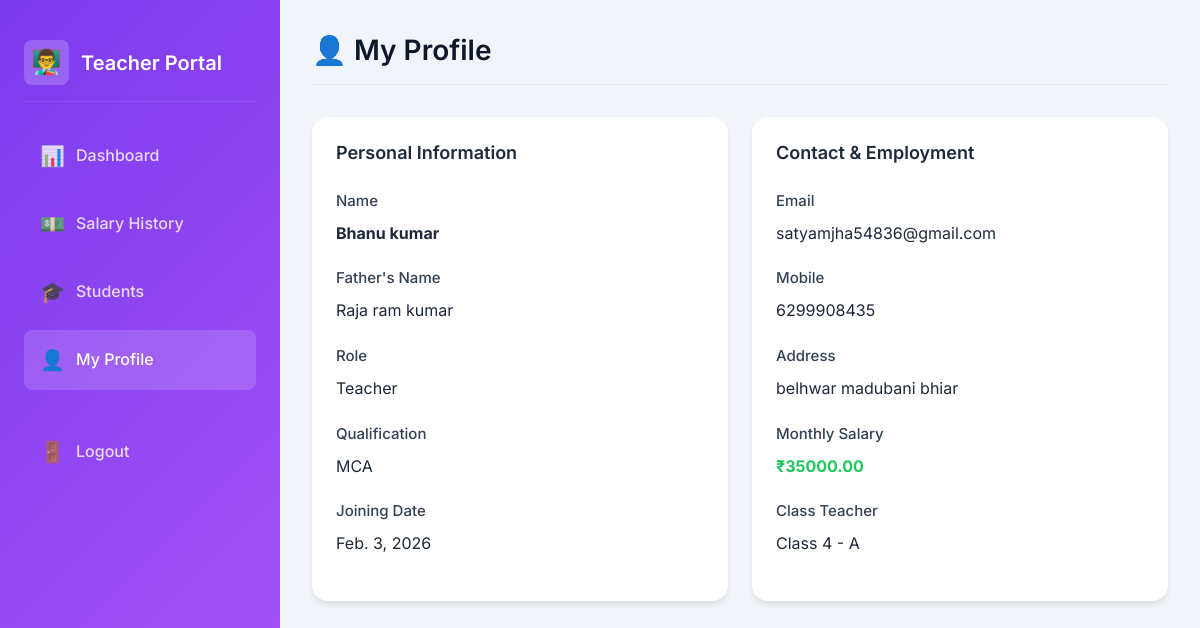
The app's page /teacher/profile/ (signed in) with its own data.
### core/models.py (models this page shows, shortened)
class Teacher(models.Model):
    name = models.CharField(max_length=100)
    father_name = models.CharField(max_length=100, blank=True)
    address = models.TextField(blank=True)
    email = models.EmailField(unique=True)
    mobile = models.CharField(max_length=15)
    aadhar_no = models.CharField(max_length=12, blank=True)
    qualification = models.CharField(max_length=100, blank=True)
    role = models.CharField(max_length=50, default='Teacher')
    joining_date = models.DateField()
    subjects = models.ManyToManyField(Subject, blank=True)
    class_section = models.ForeignKey(SchoolClass, on_delete=models.SET_NULL, null=True, blank=True)
    password = models.CharField(max_length=128)
    monthly_salary = models.DecimalField(max_digits=10, decimal_places=2, default=0)
    photo = models.BinaryField(blank=True, null=True)
    is_active = models.BooleanField(default=True)
    created_at = models.DateTimeField(auto_now_add=True)

class SchoolClass(models.Model):
    class_name = models.CharField(max_length=50)
    section = models.CharField(max_length=10)
    strength = models.IntegerField(default=0)
    class Meta:
        verbose_name = "Class"
        verbose_name_plural = "Classes"
        unique_together = ['class_name', 'section']
    def __str__(self):
        return f"{self.class_name} - {self.section}"

### core/views.py (the view)
# urls.py: path('teacher/profile/', views.teacher_profile, name='teacher_profile'),
def teacher_profile(request):
    if request.session.get('user_type') != 'teacher':
        return redirect('teacher_login')
    teacher_id = request.session.get('teacher_id')
    teacher = get_object_or_404(Teacher, pk=teacher_id)
    return render(request, 'teacher/profile.html', {'teacher': teacher})

### templates/teacher/profile.html (shortened to what this page needs)
{% extends 'base.html' %}
{% block body %}
<div class="dashboard-layout">
    <aside class="sidebar" style="background: linear-gradient(135deg, #7c3aed 0%, #a855f7 100%);">
        <div class="sidebar-brand">
            <div class="brand-icon">👨‍🏫</div>
            <div>
                <h2>Teacher Portal</h2>
            </div>
        </div>
        <nav>
            <ul class="sidebar-nav">
                <li class="nav-item"><a href="{% url 'teacher_dashboard' %}" class="nav-link"><span
                            class="icon">📊</span> Dashboard</a></li>
                <li class="nav-item"><a href="{% url 'teacher_salary_history' %}" class="nav-link"><span
                            class="icon">💵</span> Salary History</a></li>
                <li class="nav-item"><a href="{% url 'teacher_students' %}" class="nav-link"><span
                            class="icon">🎓</span> Students</a></li>
                <li class="nav-item"><a href="{% url 'teacher_profile' %}" class="nav-link active"><span
                            class="icon">👤</span> My Profile</a></li>
                <li class="nav-item" style="margin-top: 2rem;"><a href="{% url 'logout' %}" class="nav-link"><span
                            class="icon">🚪</span> Logout</a></li>
            </ul>
        </nav>
    </aside>
    <main class="main-content">
        <div class="top-header">
            <h1 class="page-title">👤 My Profile</h1>
        </div>
        <div class="grid-2">
            <div class="card">
                <h3 class="card-title mb-3">Personal Information</h3>
                <div class="form-group"><label class="form-label">Name</label>
                    <p><strong>{{ teacher.name }}</strong></p>
                </div>
                <div class="form-group"><label class="form-label">Father's Name</label>
                    <p>{{ teacher.father_name|default:"-" }}</p>
                </div>
                <div class="form-group"><label class="form-label">Role</label>
                    <p>{{ teacher.role }}</p>
                </div>
                <div class="form-group"><label class="form-label">Qualification</label>
                    <p>{{ teacher.qualification|default:"-" }}</p>
                </div>
                <div class="form-group"><label class="form-label">Joining Date</label>
                    <p>{{ teacher.joining_date }}</p>
                </div>
            </div>
            <div class="card">
                <h3 class="card-title mb-3">Contact & Employment</h3>
                <div class="form-group"><label class="form-label">Email</label>
                    <p>{{ teacher.email }}</p>
                </div>
                <div class="form-group"><label class="form-label">Mobile</label>
                    <p>{{ teacher.mobile }}</p>
                </div>
                <div class="form-group"><label class="form-label">Address</label>
                    <p>{{ teacher.address|default:"-" }}</p>
                </div>
                <div class="form-group"><label class="form-label">Monthly Salary</label>
                    <p class="text-success"><strong>₹{{ teacher.monthly_salary }}</strong></p>
                </div>
                <div class="form-group"><label class="form-label">Class Teacher</label>
                    <p>{{ teacher.class_section|default:"Not assigned" }}</p>
                </div>
            </div>
        </div>
    </main>
</div>
{% endblock %}

### static/css/style.css (style rules this page uses)
:root { --primary-dark: #7f1d1d; --primary: #dc2626; --primary-light: #ef4444; --success: #22c55e; --success-light: #4ade80; --warning: #d97706; --warning-light: #f59e0b; --danger: #b91c1c; --danger-light: #dc2626; --info: #e11d48; --gold: #d97706; --gold-light: #f59e0b; --white: #ffffff; --gray-50: #f8fafc; --gray-100: #f1f5f9; --gray-200: #e2e8f0; --gray-300: #cbd5e1; --gray-400: #94a3b8; --gray-500: #64748b; --gray-600: #475569; --gray-700: #334155; --gray-800: #1e293b; --gray-900: #0f172a; --gradient-primary: linear-gradient(135deg, #7f1d1d 0%, #dc2626 100%); --gradient-success: linear-gradient(135deg, #15803d 0%, #22c55e 100%); --gradient-warning: linear-gradient(135deg, #b45309 0%, #d97706 100%); --gradient-danger: linear-gradient(135deg, #b91c1c 0%, #dc2626 100%); --shadow-sm: 0 1px 2px 0 rgba(0, 0, 0, 0.05); --shadow: 0 4px 6px -1px rgba(0, 0, 0, 0.1); --shadow-md: 0 10px 15px -3px rgba(0, 0, 0, 0.1); --shadow-lg: 0 25px 50px -12px rgba(0, 0, 0, 0.25); --shadow-glass: 0 8px 32px 0 rgba(127, 29, 29, 0.2); --radius-sm: 0.375rem; --radius: 0.5rem; --radius-md: 0.75rem; --radius-lg: 1rem; --radius-xl: 1.5rem; --transition: all 0.3s ease; --transition-fast: all 0.15s ease; }
*, *::before, *::after { box-sizing: border-box; margin: 0; padding: 0; }
body { font-family: 'Inter', 'Segoe UI', system-ui, -apple-system, sans-serif; background: var(--gray-100); color: var(--gray-800); line-height: 1.6; min-height: 100vh; }
a { text-decoration: none; color: inherit; }
h1, h2, h3, h4, h5, h6 { font-weight: 600; line-height: 1.3; color: var(--gray-900); }
h1 { font-size: 2.25rem; }
h2 { font-size: 1.875rem; }
h3 { font-size: 1.5rem; }
.dashboard-layout { display: flex; min-height: 100vh; }
.sidebar { width: 280px; background: var(--gradient-primary); color: var(--white); padding: 1.5rem; position: fixed; height: 100vh; overflow-y: auto; z-index: 100; }
.sidebar-brand { display: flex; align-items: center; gap: 0.75rem; padding: 1rem 0; border-bottom: 1px solid rgba(255, 255, 255, 0.1); margin-bottom: 1.5rem; }
.sidebar-brand h2 { color: var(--white); font-size: 1.25rem; }
.sidebar-brand .brand-icon { width: 45px; height: 45px; background: rgba(255, 255, 255, 0.2); border-radius: var(--radius); display: flex; align-items: center; justify-content: center; font-size: 1.5rem; }
.sidebar-nav { list-style: none; }
.nav-item { margin-bottom: 0.5rem; }
.nav-link { display: flex; align-items: center; gap: 0.75rem; padding: 0.875rem 1rem; border-radius: var(--radius); color: rgba(255, 255, 255, 0.8); transition: var(--transition); font-weight: 500; }
.nav-link:hover, .nav-link.active { background: rgba(255, 255, 255, 0.15); color: var(--white); }
.nav-link .icon { font-size: 1.25rem; width: 24px; text-align: center; }
.main-content { flex: 1; margin-left: 280px; padding: 2rem; }
.top-header { display: flex; justify-content: space-between; align-items: center; margin-bottom: 2rem; padding-bottom: 1rem; border-bottom: 1px solid var(--gray-200); }
.page-title { font-size: 1.75rem; color: var(--gray-900); }
.card { background: var(--white); border-radius: var(--radius-lg); box-shadow: var(--shadow); padding: 1.5rem; transition: var(--transition); }
.card-title { font-size: 1.125rem; font-weight: 600; color: var(--gray-800); }
.form-group { margin-bottom: 1.25rem; }
.form-label { display: block; font-weight: 500; color: var(--gray-700); margin-bottom: 0.5rem; font-size: 0.9375rem; }
.grid-2 { display: grid; grid-template-columns: repeat(2, 1fr); gap: 1.5rem; }
.text-success { color: var(--success); }
.mb-3 { margin-bottom: 1.5rem; }

### records on screen
Teacher: name "Bhanu kumar", father_name "Raja ram kumar", role "Teacher", qualification "MCA", joining_date "Feb. 3, 2026", email "satyamjha54836@gmail.com", mobile "6299908435", address "belhwar madubani bhiar", monthly_salary "35000.00", class_section "Class 4 - A"
